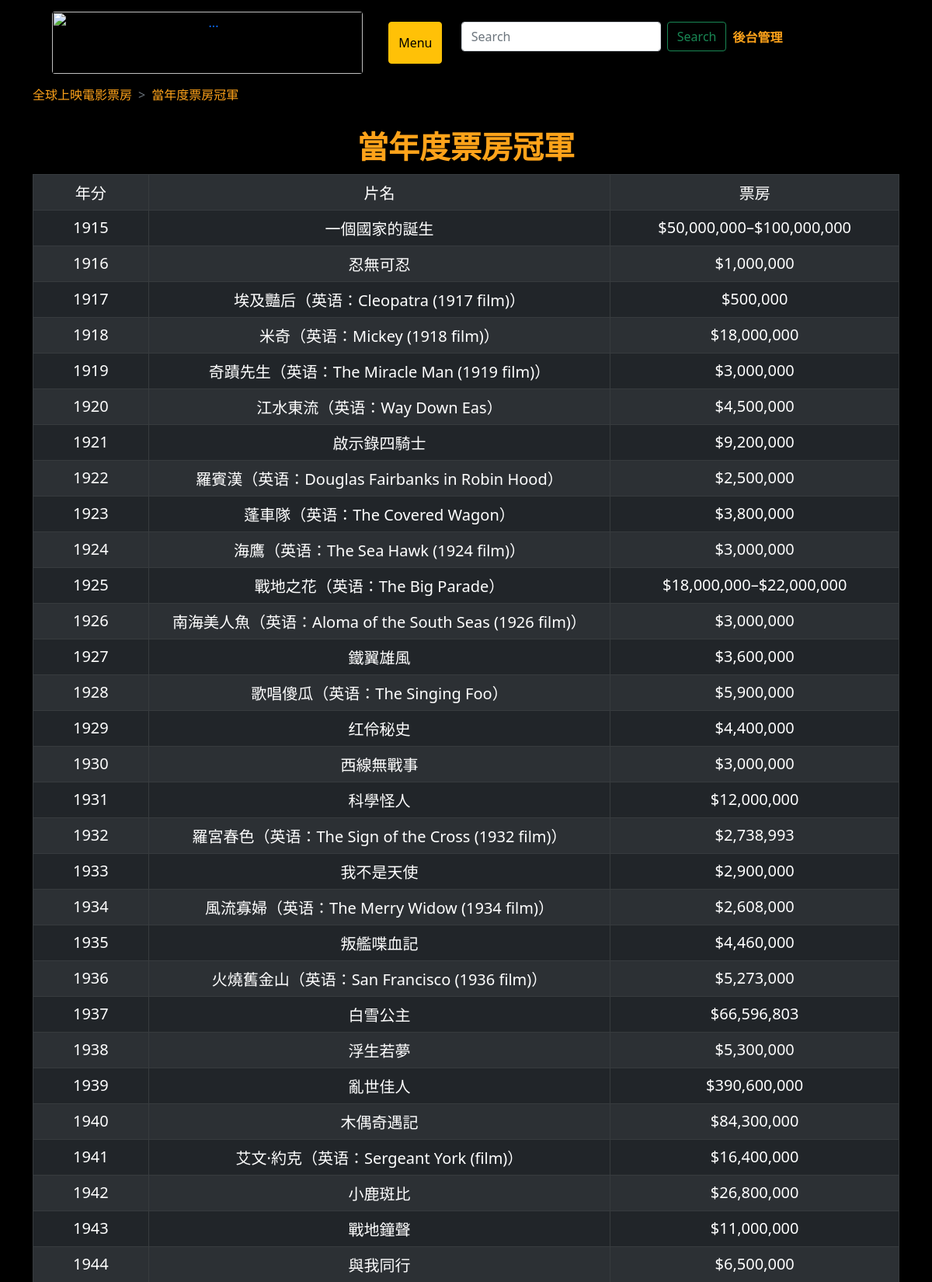
The page /champofyear/ (upper part) on the database its author committed.
### movies/models.py (models this page shows, shortened)
class Box_office_champion_year_world (models.Model): #全球年度票房冠軍
    year = models.CharField(max_length=1000)
    name = models.CharField(max_length=1000)
    box_office = models.CharField(max_length=1000)
    pub_date = models.DateTimeField(default=timezone.now)

### movies/views.py (the view)
# urls.py: path('champofyear/' , champofyear),
def champofyear(request):
    items = Box_office_champion_year_world.objects.all()
    return render(request, 'champofyear.html', locals())

### templates/champofyear.html (shortened to what this page needs)
{% extends "base.html" %}
{% block content %}
<table class='table table-striped table-Dark table-bordered  caption-top'>
  <caption class ="text-center"><font color="#ffa31a"><span style="font-size:40px;"><strong>當年度票房冠軍</strong></span></font>
  </caption>
  <nav style="--bs-breadcrumb-divider: '>';" aria-label="breadcrumb">
    <ol class="breadcrumb">
      <li class="breadcrumb-item"> <a><font color="#ffa31a">全球上映電影票房</font></a</li>
      <li class="breadcrumb-item aria-current="page"><a><font color="#ffa31a">當年度票房冠軍</font></a></li>
    </ol>
  </nav>
  <tr>
        <td width="10%" align="center" valign="center"><span style="color:white;font-size:20px;">年分</span></td>
        <td width="40%" align="center" valign="center"><span style="color:white;font-size:20px;">片名</span></td>
        <td width="25%" align="center" valign="center"><span style="color:white;font-size:20px;">票房</span></td>
  </tr>
  {% for item in items %}
    <tr>
      <td width="10%" align="center" valign="center"><span style="color:white;font-size:20px;">{{item.year}}</span></td>
      <td width="40%" align="center" valign="center"><span style="color:white;font-size:20px;">{{item.name}}</span></td>
      <td width="25%" align="center" valign="center"><span style="color:white;font-size:20px;">{{item.box_office}}</span></td>
    </tr>
  {% endfor %}
</table>
{% endblock %}

### rows shown on the page
Box_office_champion_year_world: year "1915", name "一個國家的誕生", box_office "$50,000,000–$100,000,000"
Box_office_champion_year_world: year "1916", name "忍無可忍", box_office "$1,000,000"
Box_office_champion_year_world: year "1917", name "埃及豔后（英语：Cleopatra (1917 film)）", box_office "$500,000"
Box_office_champion_year_world: year "1918", name "米奇（英语：Mickey (1918 film)）", box_office "$18,000,000"
Box_office_champion_year_world: year "1919", name "奇蹟先生（英语：The Miracle Man (1919 film)）", box_office "$3,000,000"
Box_office_champion_year_world: year "1920", name "江水東流（英语：Way Down Eas）", box_office "$4,500,000"
Box_office_champion_year_world: year "1921", name "啟示錄四騎士", box_office "$9,200,000"
Box_office_champion_year_world: year "1922", name "羅賓漢（英语：Douglas Fairbanks in Robin Hood）", box_office "$2,500,000"
Box_office_champion_year_world: year "1923", name "蓬車隊（英语：The Covered Wagon）", box_office "$3,800,000"
Box_office_champion_year_world: year "1924", name "海鷹（英语：The Sea Hawk (1924 film)）", box_office "$3,000,000"
Box_office_champion_year_world: year "1925", name "戰地之花（英语：The Big Parade）", box_office "$18,000,000–$22,000,000"
Box_office_champion_year_world: year "1926", name "南海美人魚（英语：Aloma of the South Seas (1926 film)）", box_office "$3,000,000"
Box_office_champion_year_world: year "1927", name "鐵翼雄風", box_office "$3,600,000"
Box_office_champion_year_world: year "1928", name "歌唱傻瓜（英语：The Singing Foo）", box_office "$5,900,000"
Box_office_champion_year_world: year "1929", name "红伶秘史", box_office "$4,400,000"
Box_office_champion_year_world: year "1930", name "西線無戰事", box_office "$3,000,000"
Box_office_champion_year_world: year "1931", name "科學怪人", box_office "$12,000,000"
Box_office_champion_year_world: year "1932", name "羅宮春色（英语：The Sign of the Cross (1932 film)）", box_office "$2,738,993"
Box_office_champion_year_world: year "1933", name "我不是天使", box_office "$2,900,000"
Box_office_champion_year_world: year "1934", name "風流寡婦（英语：The Merry Widow (1934 film)）", box_office "$2,608,000"
Box_office_champion_year_world: year "1935", name "叛艦喋血記", box_office "$4,460,000"
Box_office_champion_year_world: year "1936", name "火燒舊金山（英语：San Francisco (1936 film)）", box_office "$5,273,000"
Box_office_champion_year_world: year "1937", name "白雪公主", box_office "$66,596,803"
Box_office_champion_year_world: year "1938", name "浮生若夢", box_office "$5,300,000"
Box_office_champion_year_world: year "1939", name "亂世佳人", box_office "$390,600,000"
Box_office_champion_year_world: year "1940", name "木偶奇遇記", box_office "$84,300,000"
Box_office_champion_year_world: year "1941", name "艾文·約克（英语：Sergeant York (film)）", box_office "$16,400,000"
Box_office_champion_year_world: year "1942", name "小鹿斑比", box_office "$26,800,000"
Box_office_champion_year_world: year "1943", name "戰地鐘聲", box_office "$11,000,000"
Box_office_champion_year_world: year "1944", name "與我同行", box_office "$6,500,000"
